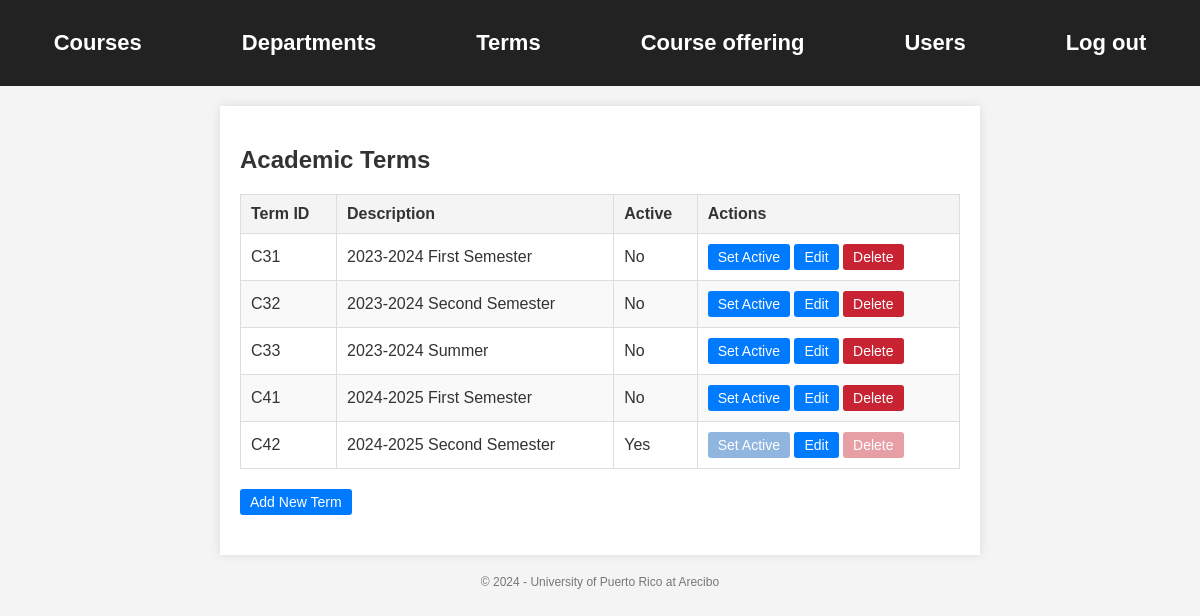
The app's page /views/terms.php (signed in) with its own data.
### tables this page shows
CREATE TABLE IF NOT EXISTS `terms` (
  `term_id` CHAR(3) NOT NULL,
  `term_desc` VARCHAR(30) NOT NULL,
  `term_is_active` BIT(1) NOT NULL,
  PRIMARY KEY (`term_id`));

### config/database.php (called while the page is built, shortened)
<?php
class DataBase {
    private static $dsn = "mysql:host=localhost;dbname=ccom4019;charset=utf8mb4";
    private static $username = "root";
    private static $password = "";
    private static $db;
    public static function getDB() {
        if (!self::$db) {
            try {
                self::$db = new PDO(
                    self::$dsn,
                    self::$username,
                    self::$password
                );
                self::$db->setAttribute(PDO::ATTR_ERRMODE, PDO::ERRMODE_EXCEPTION);
                self::$db->setAttribute(PDO::ATTR_DEFAULT_FETCH_MODE, PDO::FETCH_ASSOC);
            } catch (PDOException $e) {
                die("<p>Error en la conexión: " . $e->getMessage() . "</p>");
            }
        }
        return self::$db;
    }
}
?>

### controllers/termsController.php (called while the page is built, shortened)
<?php
require_once '../models/termsModel.php';
class TermsController {
    private $model;
    public function __construct() {
        $this->model = new TermsModel();
    }
    public function getAllTerms() {
        return $this->model->getAllTerms();
    }
}
?>

### models/termsModel.php (called while the page is built, shortened)
<?php
require_once '../config/database.php';
class TermsModel {
    private $db;
    public function __construct() {
        $this->db = DataBase::getDB();
    }
    public function getAllTerms() {
        $query = "SELECT * FROM terms ORDER BY term_id";
        $statement = $this->db->prepare($query);
        $statement->execute();
        return $statement->fetchAll();
    }
}
?>

### views/terms.php (the view, shortened to what this page needs)
<?php
include '../includes/header.php';
require_once '../controllers/termsController.php';
$controller = new TermsController();
$terms = $controller->getAllTerms();
?>
<main>
    <h2>Academic Terms</h2>
    <table>
        <thead>
            <tr>
                <th>Term ID</th>
                <th>Description</th>
                <th>Active</th>
                <?php if ($_SESSION['role'] === 'admin'): ?>
                    <th>Actions</th>
                <?php endif; ?>
            </tr>
        </thead>
        <tbody>
            <?php foreach ($terms as $term): ?>
                <tr>
                    <td><?php echo htmlspecialchars($term['term_id']); ?></td>
                    <td><?php echo htmlspecialchars($term['term_desc']); ?></td>
                    <td><?php echo $term['term_is_active'] ? 'Yes' : 'No'; ?></td>
                    <?php if ($_SESSION['role'] === 'admin'): ?>
                        <td>
                            <form method="post" style="display: inline;">
                                <button type="submit" name="set_active"
                                    <?php echo $term['term_is_active'] ? 'disabled' : ''; ?>>
                                    Set Active
                                </button>
                            </form>
                            <form method="get" action="edit_term.php" style="display: inline;">
                                <button type="submit">Edit</button>
                            </form>
                            <form method="post" style="display: inline;" onsubmit="return confirmDelete();">
                                <button id="deleteButton" type="submit" name="delete"
                                    <?php echo $term['term_is_active'] ? 'disabled' : ''; ?>>
                                    Delete
                                </button>
                            </form>
                        </td>
                    <?php endif; ?>
                </tr>
            <?php endforeach; ?>
        </tbody>
    </table>
    <?php if ($_SESSION['role'] === 'admin'): ?>
        <form method="get" action="add_term.php" style="margin-bottom: 20px;">
            <button type="submit">Add New Term</button>
        </form>
    <?php endif; ?>
</main>
<?php include '../includes/footer.php'; ?>

### public/css/courses.css (style rules this page uses)
body { font-family: Arial, sans-serif; margin: 0; padding: 0; background-color: #f4f4f4; color: #333; }
main { width: 60%; margin: 20px auto; background: #fff; padding: 20px; box-shadow: 0 0 10px rgba(0, 0, 0, 0.1); }
table { width: 100%; border-collapse: collapse; margin-bottom: 20px; }
table th, table td { border: 1px solid #ddd; padding: 10px; text-align: left; }
table th { background-color: #f4f4f4; font-weight: bold; }
table tr:nth-child(even) { background-color: #f9f9f9; }
button, .button { background-color: #007BFF; color: white; padding: 5px 10px; border: none; border-radius: 3px; cursor: pointer; text-decoration: none; font-size: 14px; }
button:disabled { background-color: #0058b56f; color: white; padding: 5px 10px; border-radius: 3px; cursor: not-allowed; text-decoration: none; font-size: 14px; }
#deleteButton { background-color: #c82333; }
#deleteButton:disabled { background-color: #c823336f; }

### records on screen
terms: term_id "C31", term_desc "2023-2024 First Semester", term_is_active "No"
terms: term_id "C32", term_desc "2023-2024 Second Semester", term_is_active "No"
terms: term_id "C33", term_desc "2023-2024 Summer", term_is_active "No"
terms: term_id "C41", term_desc "2024-2025 First Semester", term_is_active "No"
terms: term_id "C42", term_desc "2024-2025 Second Semester", term_is_active "Yes"
